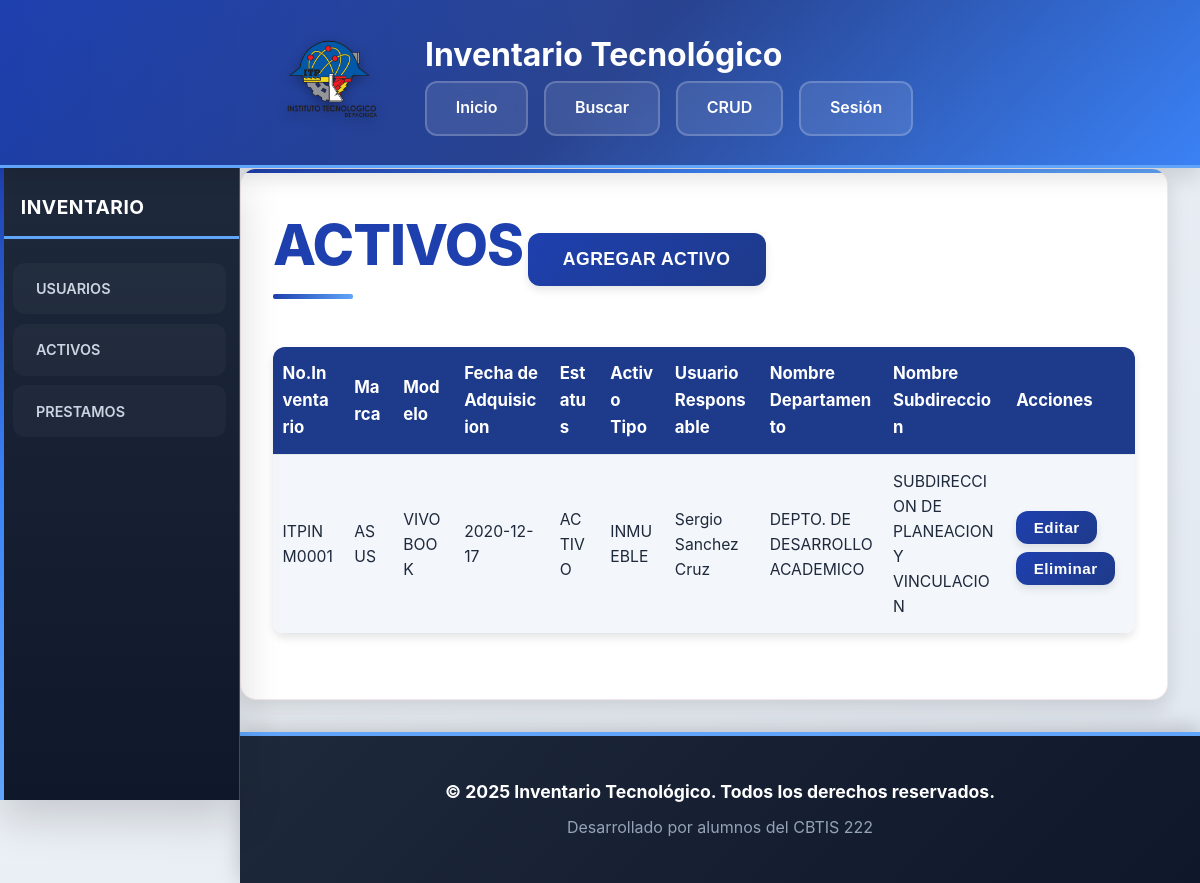
The app's page /pages/form_TablaInventario.php, older data.
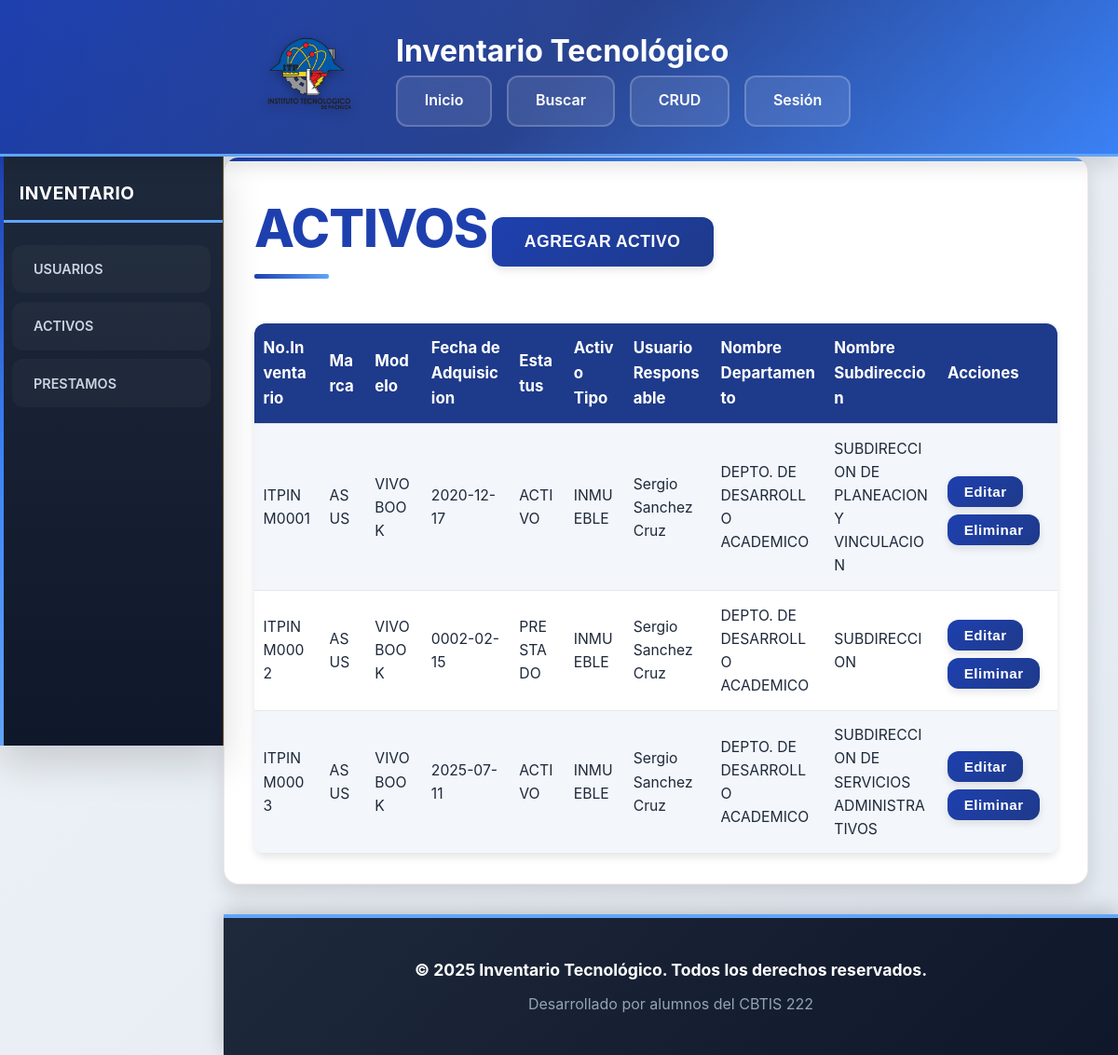
The same page, newer data.
### tables this page shows
CREATE TABLE `Activos` (
  `id_activo` int(11) NOT NULL,
  `no_inventario` varchar(12) NOT NULL,
  `no_serie` varchar(50) DEFAULT NULL,
  `fecha_adquisicion` date DEFAULT NULL,
  `id_sub` int(11) DEFAULT NULL,
  `id_dep` int(11) DEFAULT NULL,
  `id_tipo` int(11) DEFAULT NULL,
  `id_marca` int(11) DEFAULT NULL,
  `id_modelo` int(11) DEFAULT NULL,
  `id_estatus` int(11) DEFAULT NULL,
  `id_responsable` int(11) DEFAULT NULL,
  `fecha_creacion` datetime DEFAULT current_timestamp(),
  `fecha_modificacion` datetime DEFAULT NULL
);

CREATE TABLE `Marcas` (
  `id_marca` int(11) NOT NULL,
  `nombre_marca` varchar(50) NOT NULL
);

CREATE TABLE `Modelos` (
  `id_modelo` int(11) NOT NULL,
  `nombre_modelo` varchar(50) NOT NULL,
  `id_marca` int(11) DEFAULT NULL
);

CREATE TABLE `Estatus` (
  `id_estatus` int(11) NOT NULL,
  `nombre_estatus` varchar(50) NOT NULL
);

CREATE TABLE `Tipos_activo` (
  `id_tipo` int(11) NOT NULL,
  `nombre_tipo` varchar(100) DEFAULT NULL
);

CREATE TABLE `Usuarios` (
  `id_usuario` int(11) NOT NULL,
  `nombre` varchar(100) DEFAULT NULL,
  `nombre_usuario` varchar(50) NOT NULL,
  `password` varchar(255) NOT NULL,
  `last_login` datetime DEFAULT NULL,
  `rol_usuario` int(11) DEFAULT NULL
);

CREATE TABLE `Departamentos` (
  `id_dep` int(11) NOT NULL,
  `nombre_dep` varchar(100) DEFAULT NULL
);

CREATE TABLE `Subdirecciones` (
  `id_sub` int(11) NOT NULL,
  `nombre_sub` varchar(100) DEFAULT NULL
);

### api/consulta_activos.php (called while the page is built, shortened)
<?php
$resultado = $conexion->query(
    "SELECT
        a.id_activo,
        a.no_inventario,
        m.nombre_marca AS marca,
        mo.nombre_modelo AS modelo,
        a.fecha_adquisicion,
        e.nombre_estatus AS estatus,
        t.nombre_tipo AS tipo_activo,
        u.nombre AS responsable,
        d.nombre_dep AS departamento,
        s.nombre_sub AS subdireccion
    FROM Activos a
    LEFT JOIN Marcas m ON a.id_marca = m.id_marca
    LEFT JOIN Modelos mo ON a.id_modelo = mo.id_modelo
    LEFT JOIN Estatus e ON a.id_estatus = e.id_estatus
    LEFT JOIN Tipos_activo t ON a.id_tipo = t.id_tipo
    LEFT JOIN Usuarios u ON a.id_responsable = u.id_usuario
    LEFT JOIN Departamentos d ON a.id_dep = d.id_dep
    LEFT JOIN Subdirecciones s ON a.id_sub = s.id_sub
    ORDER BY CAST(SUBSTRING(a.id_activo, -4) AS UNSIGNED) ASC;"
);

### pages/form_TablaInventario.php (the view)
<?php
include '../includes/DBConfig.php';
include '../api/consulta_activos.php';
?>
<?php include '../includes/header.php'; ?>
<section class="contenedor">
    <h1>ACTIVOS</h1>
    <a href="./form_NuevoActivo.php"><button>AGREGAR ACTIVO</button></a>
    <table class="tablas">
        <tr>
            <th>No.Inventario</th>
            <th>Marca</th>
            <th>Modelo</th>
            <th>Fecha de Adquisicion</th>
            <th>Estatus</th>
            <th>Activo Tipo</th>
            <th>Usuario Responsable</th>
            <th>Nombre Departamento</th>
            <th>Nombre Subdireccion</th>
            <th>Acciones</th>
        </tr>
        <?php while ($row = $resultado->fetch_assoc()): ?>
            <tr>
                <td data-label="No.Inventario"><?= htmlspecialchars($row['no_inventario']) ?></td>
                <td data-label="Marca"><?= htmlspecialchars($row['marca']) ?></td>
                <td data-label="Modelo"><?= htmlspecialchars($row['modelo']) ?></td>
                <td data-label="Fecha de Adquisicion"><?= htmlspecialchars($row['fecha_adquisicion']) ?></td>
                <td data-label="Estatus"><?= htmlspecialchars($row['estatus']) ?></td>
                <td data-label="Activo Tipo"><?= htmlspecialchars($row['tipo_activo']) ?></td>
                <td data-label="Usuario Responsable"><?= htmlspecialchars($row['responsable']) ?></td>
                <td data-label="Nombre Departamento"><?= htmlspecialchars($row['departamento']) ?></td>
                <td data-label="Nombre Subdireccion"><?= htmlspecialchars($row['subdireccion']) ?></td>
                <td data-label="Acciones">
                    <a href="./form_ActualizarActivo.php?id=<?= $row['id_activo']; ?>">
                        <button>Editar</button>
                    </a>
                    <a href="../api/eliminar_activo.php?id=<?= $row['id_activo']; ?>" onclick="return confirm('¿Estás seguro de eliminar este activo?')">
                        <button>Eliminar</button>
                    </a>
                </td>
            </tr>
        <?php endwhile; ?>
    </table>
</section>
<?php include '../includes/footer.php'; ?>

### includes/header.php (shortened to what this page needs)
<!DOCTYPE html>
<html lang="es">
<head>
    <link rel="stylesheet" href="../assets/css/style.css">
</head>
<body>
    <header class="header">
        <div class="cont_img ">
            <img src="../assets/imagenes/logotec.png" alt="Logo del Inventario" class="imagen">
        </div>
        <div>
            <h1 class="titulo">Inventario Tecnológico</h1>
            <nav id="mainMenu">
                <a href="../pages/home.php">Inicio</a>
                <a href="../pages/buscar.php">Buscar</a>
                <a href="../pages/admin.php">CRUD</a>
                <a href="../api/logout.php">Sesión</a>
            </nav>
        </div>
    </header>
    <div class="side_bar">
        <aside>
            <h2>Inventario</h2>
            <ul>
                <li><a href="../pages/form_Usuarios.php">USUARIOS</a></li>
                <li><a href="../pages/form_TablaInventario.php">ACTIVOS</a></li>
                <li><a href="../pages/form_PrestamoActivo.php">PRESTAMOS</a></li>
            </ul>
        </aside>
    </div>

### includes/footer.php
</main> <footer class="footer">
    <p>&copy; <?php echo date("Y"); ?> Inventario Tecnológico. Todos los derechos reservados.</p>
    <p>Desarrollado por alumnos del CBTIS 222</p>
</footer>
</body>
</html>

Row changes from the older to the newer data that the page shows:
added activos: no_inventario "ITPINM0002", id_marca.nombre_marca "ASUS", id_modelo.nombre_modelo "VIVOBOOK", fecha_adquisicion "0002-02-15", id_estatus.nombre_estatus "PRESTADO", id_tipo.nombre_tipo "INMUEBLE", id_responsable.nombre "Sergio Sanchez Cruz", id_dep.nombre_dep "DEPTO. DE DESARROLLO ACADEMICO", id_sub.nombre_sub "SUBDIRECCION"
added activos: no_inventario "ITPINM0003", id_marca.nombre_marca "ASUS", id_modelo.nombre_modelo "VIVOBOOK", fecha_adquisicion "2025-07-11", id_estatus.nombre_estatus "ACTIVO", id_tipo.nombre_tipo "INMUEBLE", id_responsable.nombre "Sergio Sanchez Cruz", id_dep.nombre_dep "DEPTO. DE DESARROLLO ACADEMICO", id_sub.nombre_sub "SUBDIRECCION DE SERVICIOS ADMINISTRATIVOS"
